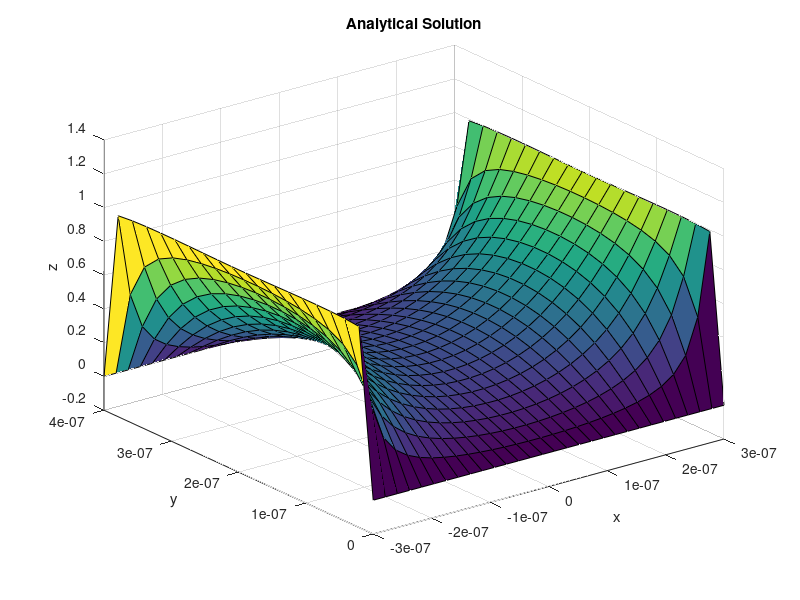
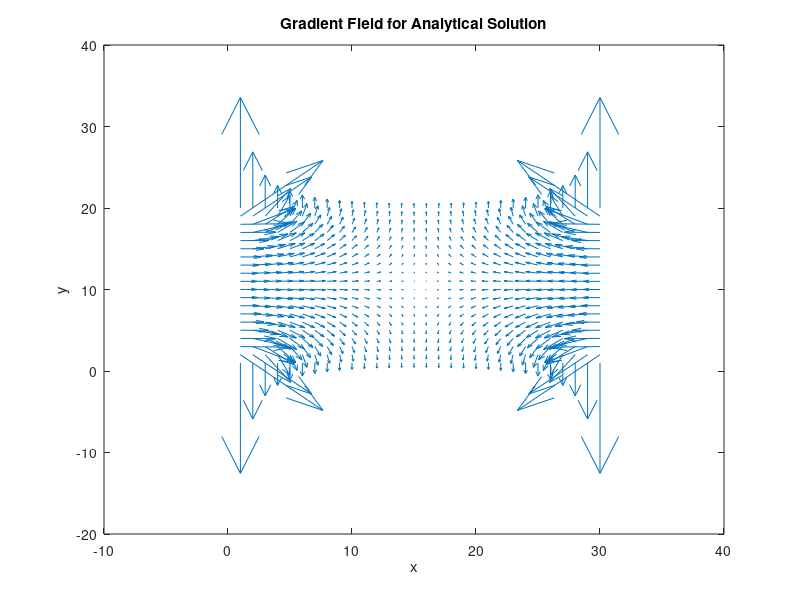
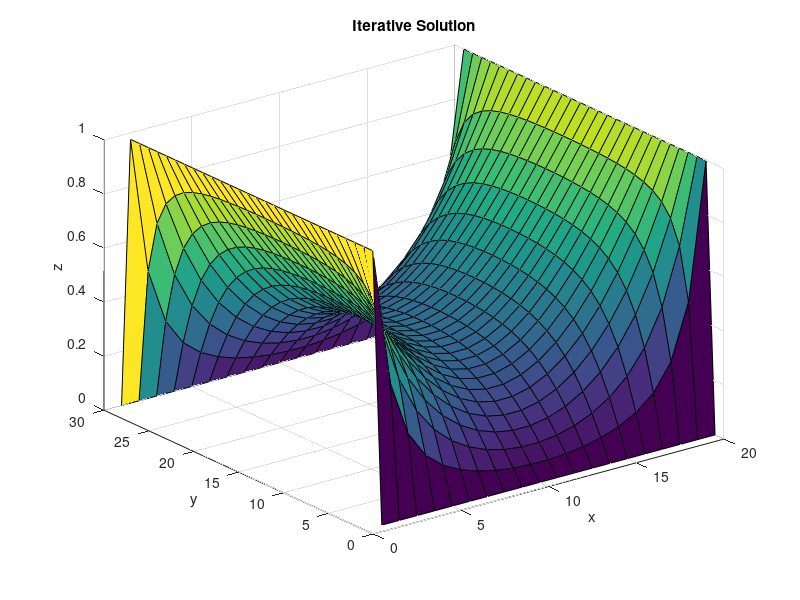
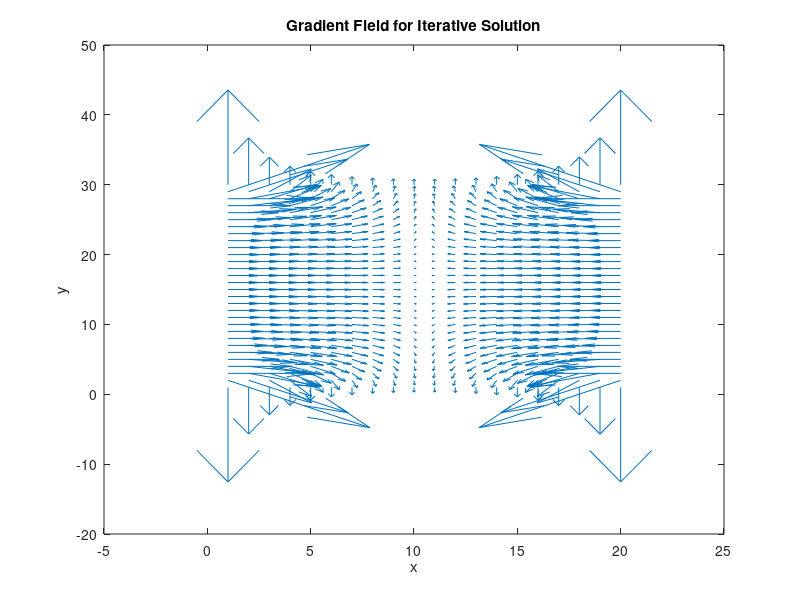

Write MATLAB code to recreate these figures, in order.
%%analytical method

L = 600E-9;
W = 400E-9;
vo = 1;

nx = 20;
ny = 30;
V = zeros(nx,ny);

a=W;
b=L/2;
x=linspace(-b,b,ny);
y=linspace(0,a,nx);
[X,Y] = meshgrid(x,y);
Sum =  zeros(nx,ny);


for n=1:2:300  %every other step
    Vp1 = (4.*vo)/pi.*(1/n);
    Vp2  = cosh((n.*pi.*X)./W)./cosh((n.*pi.*b)./W);
    Vp3 = sin((n.*pi.*Y)./W);
    Vxy = Vp1.*Vp2.*Vp3;
    Sum = Vxy + Sum;
end

surf(X,Y,Sum)
xlabel('x');
ylabel('y');
zlabel('z');
title('Analytical Solution')
[Ex, Ey] = gradient(Sum);

figure, quiver(-Ex, -Ey, 10)
title('Gradient Field for Analytical Solution');
xlabel('x');
ylabel('y');


%itertaive method

numit = 50;

V=zeros(nx,ny);

L1R0B0 = 0;  %voltage = 0
L1R1B0 = 1;


for k = 1:numit
    for m = 2:(nx -1)  % going thru all x value
        for n = 2:(ny -1)% going thru all y values
            if(L1R0B0 == 1)
                V(1,:) = 1;  % when x= 0 and y is anything, left  voltage is 1 (hight)
                V(nx,:) = 0;  %greatest x value and y is anything voltage is 0
                V(:,ny) = V(:, ny-1); %greatest y and any x, voltage is the same voltage - 1
                V(:,1) = V(:,2);  % make 2 voltages side by side in y the save value 
            end

          if(L1R1B0 == 1)
                V(1,:) = 1;  % Left volage = 1
                V(nx,:) = 1; %right voltage is equal to 1
                V(:,ny) = 0; %Top voltage = 0
                V(:,1) = 0; %Bottom voltage = 0

          end
       
V(m,n) = (V(m+1, n) + V(m-1, n) + V(m,n+1) + V(m,n-1))/4;  %derived Tm, n equation

        end 
   

    end 

    if mod(k, 50) == 0  %modulus, take k and if bigger from 50 it subtracts 50
       figure, surf(V')
        title(sprintf('Iterative Solution'));
        xlabel('x');
        ylabel('y');
        zlabel('z');
        pause(1)
  end
end

[Ex, Ey] = gradient(V);  %plot the gradien
figure, quiver(-Ey', -Ex', 10)  %creates vectrors of gradient, 10 = size arrows
xlabel('x');
ylabel('y');
title('Gradient Field for Iterative Solution');
